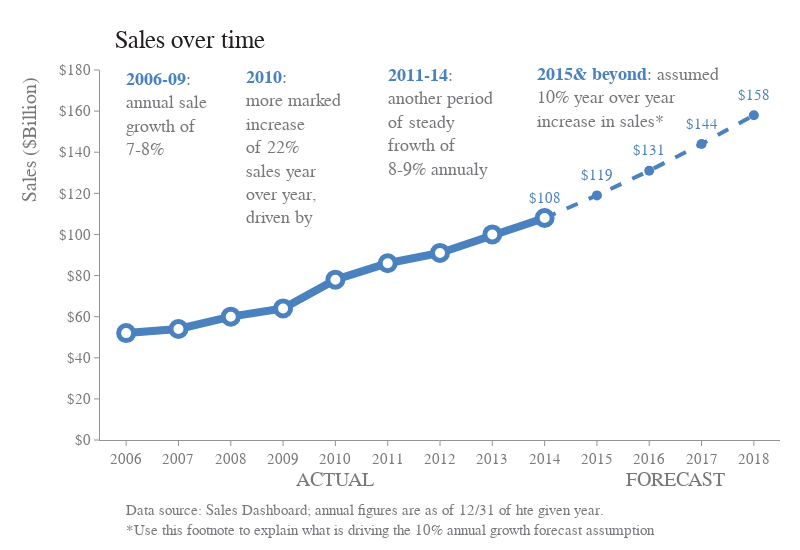

Notebook code for this chart:
### Markdown cell above
## Data Visualization

### Code cell
fig = go.Figure()

# Plot -------------------------
fig.add_scatter(
    x=pd.concat([df[df['category'] == 'FORECAST']['year'], df[df['category'] == 'ACTUAL']['year'][-1:]]).sort_index(),
    y=pd.concat([df[df['category'] == 'FORECAST']['sales'], df[df['category'] == 'ACTUAL']['sales'][-1:]]).sort_index(),
    mode='lines+markers',
    line=dict(color=BLUE2, width=4, dash='dash'),
    marker=dict(color=BLUE2, size=10)
)

fig.add_scatter(
    x=df[df['category'] == 'ACTUAL']['year'],
    y=df[df['category'] == 'ACTUAL']['sales'],
    mode='lines+markers',
    line=dict(color=BLUE2, width=8),
    marker=dict(color="white", line=dict(color=BLUE2, width=5), size=15)
)

# Annotation -------------------
fig.add_annotation(
    text=r"Sales ($Billion)",
    font=dict(color=GRAY5, size=20, family="Arial"),
    x=2005.5,
    y=180,
    xshift=-70,
    yshift=-70,
    textangle=-90,
    showarrow=False
)

fig.add_annotation(
    text="ACTUAL",
    font=dict(color=GRAY5, size=20, family="Arial"),
    x=2010,
    y=0,
    xshift=0,
    yshift=-40,
    showarrow=False
)

fig.add_annotation(
    text="FORECAST",
    font=dict(color=GRAY5, size=20, family="Arial"),
    x=2016.5,
    y=0,
    xshift=0,
    yshift=-40,
    showarrow=False
)

for i in range(5):
    fig.add_annotation(
        text=f"${pd.concat([df[df['category'] == 'FORECAST']['sales'], df[df['category'] == 'ACTUAL']['sales'][-1:]]).sort_index().values[i]:,}",
        font=dict(color=BLUE2, size=15, family="Arial"),
        x=pd.concat([df[df['category'] == 'FORECAST']['year'], df[df['category'] == 'ACTUAL']['year'][-1:]]).sort_index().values[i],
        y=pd.concat([df[df['category'] == 'FORECAST']['sales'], df[df['category'] == 'ACTUAL']['sales'][-1:]]).sort_index().values[i],
        xshift=0,
        yshift=20,
        showarrow=False
    )

# Text -------------------------
fig.add_annotation(
    text="Sales over time",
    font=dict(color=GRAY1, size=25, family="Arial"),
    x=2005.5,
    y=180,
    xshift=90,
    yshift=30,
    showarrow=False
)

fig.add_annotation(
    text="Data source: Sales Dashboard; annual figures are as of 12/31 of hte given year.<br>\
*Use this footnote to explain what is driving the 10% annual growth forecast assumption",
    font=dict(color=GRAY5, size=15, family="Arial"),
    align="left",
    x=2005.5,
    y=0,
    xshift=290,
    yshift=-80,
    showarrow=False
)

fig.add_annotation(
    text=f"<b style='color: {BLUE2}'>2006-09</b>:<br>\
annual sale<br>\
growth of<br>\
7-8%",
    align="left",
    font=dict(color=GRAY5, size=18, family="Arial"),
    x=2006,
    y=180,
    xshift=40,
    yshift=-45,
    showarrow=False
)

fig.add_annotation(
    text=f"<b style='color: {BLUE2}'>2010</b>:<br>\
more marked<br>\
increase<br>\
of 22%<br>\
sales year<br>\
over year,<br>\
driven by",
    align="left",
    font=dict(color=GRAY5, size=18, family="Arial"),
    x=2009,
    y=180,
    xshift=10,
    yshift=-78,
    showarrow=False
)

fig.add_annotation(
    text=f"<b style='color: {BLUE2}'>2011-14</b>:<br>\
another period<br>\
of steady<br>\
frowth of<br>\
8-9% annualy",
    align="left",
    font=dict(color=GRAY5, size=18, family="Arial"),
    x=2012,
    y=180,
    xshift=0,
    yshift=-53,
    showarrow=False
)

fig.add_annotation(
    text=f"<b style='color: {BLUE2}'>2015& beyond</b>: assumed<br>\
10% year over year<br>\
increase in sales*",
    align="left",
    font=dict(color=GRAY5, size=18, family="Arial"),
    x=2015.5,
    y=180,
    xshift=5,
    yshift=-28,
    showarrow=False
)


# Layout -----------------------
fig.update_layout(
    width=800,
    height=550,
    margin=dict(t=70, b=110, l=100, r=20),
    paper_bgcolor="white",
    plot_bgcolor="white",
    showlegend=False,
    barmode="stack",
)

fig.update_xaxes(
    tickfont=dict(color=GRAY5, size=15, family="Arial"),
    ticks='outside',
    tickcolor=GRAY7,
    tickmode='linear',
    dtick=1,
    linecolor=GRAY7,
    range=[2005.5, 2018.5]
)

fig.update_yaxes(
    tickfont=dict(color=GRAY5, size=15, family="Arial"),
    tickformat='$,.5',
    ticks='outside',
    tickcolor=GRAY7,
    linecolor=GRAY7,
    range=[0, 180]
)

### Figure 1 — Plotly figure (JSON) as saved in the notebook; plotly's stock layout.template omitted (floating-point values rounded to 4 significant figures)
{"data": [{"line": {"color": "#4A81BF", "dash": "dash", "width": 4}, "marker": {"color": "#4A81BF", "size": 10}, "mode": "lines+markers", "type": "scatter", "x": [2014, 2015, 2016, 2017, 2018], "y": [108, 119, 131, 144, 158]}, {"line": {"color": "#4A81BF", "width": 8}, "marker": {"color": "white", "line": {"color": "#4A81BF", "width": 5}, "size": 15}, "mode": "lines+markers", "type": "scatter", "x": [2006, 2007, 2008, 2009, 2010, 2011, 2012, 2013, 2014], "y": [52, 54, 60, 64, 78, 86, 91, 100, 108]}], "layout": {"annotations": [{"font": {"color": "#76787B", "family": "Arial", "size": 20}, "showarrow": false, "text": "Sales ($Billion)", "textangle": -90, "x": 2006.0, "xshift": -70, "y": 180, "yshift": -70}, {"font": {"color": "#76787B", "family": "Arial", "size": 20}, "showarrow": false, "text": "ACTUAL", "x": 2010, "xshift": 0, "y": 0, "yshift": -40}, {"font": {"color": "#76787B", "family": "Arial", "size": 20}, "showarrow": false, "text": "FORECAST", "x": 2016.0, "xshift": 0, "y": 0, "yshift": -40}, {"font": {"color": "#4A81BF", "family": "Arial", "size": 15}, "showarrow": false, "text": "$108", "x": 2014, "xshift": 0, "y": 108, "yshift": 20}, {"font": {"color": "#4A81BF", "family": "Arial", "size": 15}, "showarrow": false, "text": "$119", "x": 2015, "xshift": 0, "y": 119, "yshift": 20}, {"font": {"color": "#4A81BF", "family": "Arial", "size": 15}, "showarrow": false, "text": "$131", "x": 2016, "xshift": 0, "y": 131, "yshift": 20}, {"font": {"color": "#4A81BF", "family": "Arial", "size": 15}, "showarrow": false, "text": "$144", "x": 2017, "xshift": 0, "y": 144, "yshift": 20}, {"font": {"color": "#4A81BF", "family": "Arial", "size": 15}, "showarrow": false, "text": "$158", "x": 2018, "xshift": 0, "y": 158, "yshift": 20}, {"font": {"color": "#231F20", "family": "Arial", "size": 25}, "showarrow": false, "text": "Sales over time", "x": 2006.0, "xshift": 90, "y": 180, "yshift": 30}, {"align": "left", "font": {"color": "#76787B", "family": "Arial", "size": 15}, "showarrow": false, "text": "Data source: Sales Dashboard; annual figures are as of 12/31 of hte given year.<br>*Use this footnote to explain what is driving the 10% annual growth forecast assumption", "x": 2006.0, "xshift": 290, "y": 0, "yshift": -80}, {"align": "left", "font": {"color": "#76787B", "family": "Arial", "size": 18}, "showarrow": false, "text": "<b style='color: #4A81BF'>2006-09</b>:<br>annual sale<br>growth of<br>7-8%", "x": 2006, "xshift": 40, "y": 180, "yshift": -45}, {"align": "left", "font": {"color": "#76787B", "family": "Arial", "size": 18}, "showarrow": false, "text": "<b style='color: #4A81BF'>2010</b>:<br>more marked<br>increase<br>of 22%<br>sales year<br>over year,<br>driven by", "x": 2009, "xshift": 10, "y": 180, "yshift": -78}, {"align": "left", "font": {"color": "#76787B", "family": "Arial", "size": 18}, "showarrow": false, "text": "<b style='color: #4A81BF'>2011-14</b>:<br>another period<br>of steady<br>frowth of<br>8-9% annualy", "x": 2012, "xshift": 0, "y": 180, "yshift": -53}, {"align": "left", "font": {"color": "#76787B", "family": "Arial", "size": 18}, "showarrow": false, "text": "<b style='color: #4A81BF'>2015& beyond</b>: assumed<br>10% year over year<br>increase in sales*", "x": 2016.0, "xshift": 5, "y": 180, "yshift": -28}], "barmode": "stack", "height": 550, "margin": {"b": 110, "l": 100, "r": 20, "t": 70}, "paper_bgcolor": "white", "plot_bgcolor": "white", "showlegend": false, "width": 800, "xaxis": {"dtick": 1, "linecolor": "#929497", "range": [2006.0, 2018.0], "tickcolor": "#929497", "tickfont": {"color": "#76787B", "family": "Arial", "size": 15}, "tickmode": "linear", "ticks": "outside"}, "yaxis": {"linecolor": "#929497", "range": [0, 180], "tickcolor": "#929497", "tickfont": {"color": "#76787B", "family": "Arial", "size": 15}, "tickformat": "$,.5", "ticks": "outside"}}}
